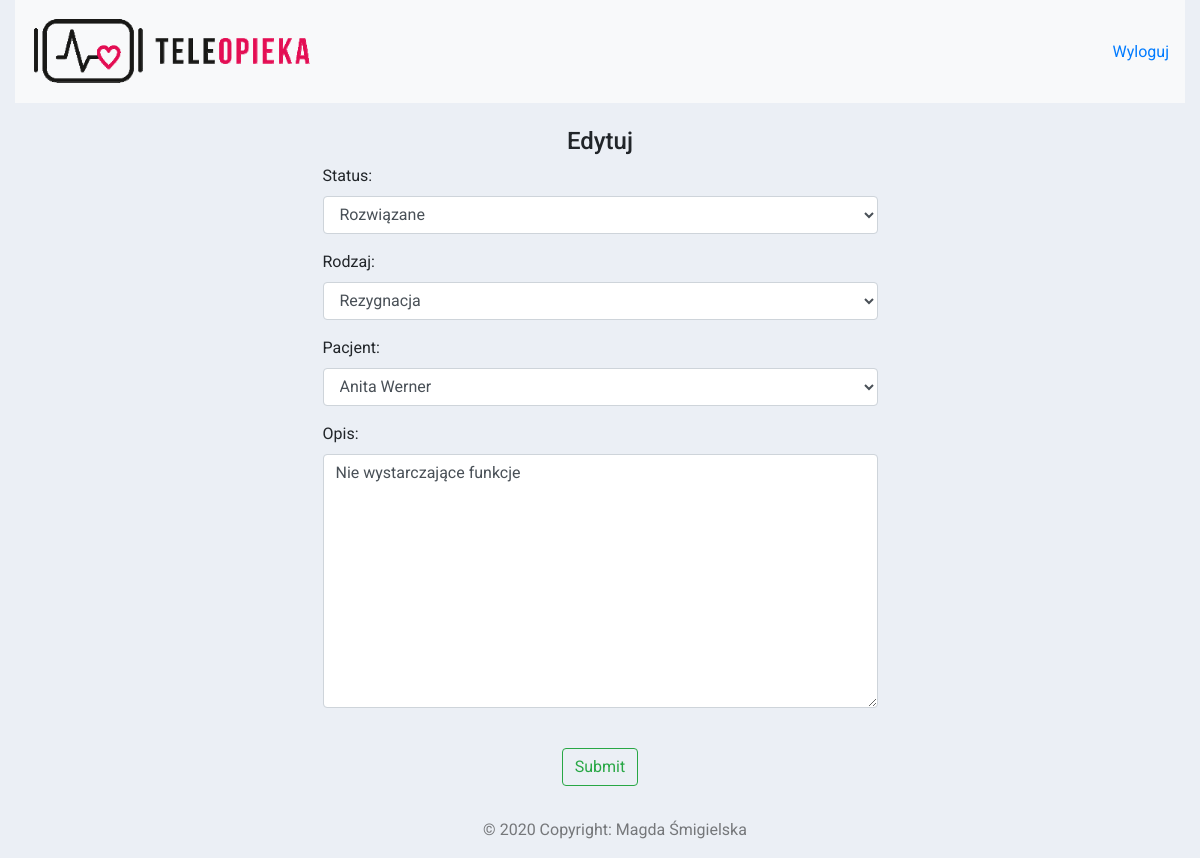
Page /aktualizuj_zgloszenie/4/ (signed in) on the committed database.
### pacjenci/models.py (models this page shows)
class Zgloszenie(models.Model):
    class Meta:
        verbose_name = "Zgłoszenie"
        verbose_name_plural = "Zgłoszenia"
    STATUS = (
        ('Nowe', 'Nowe'),
        ('W trakcie', 'W trakcie'),
        ('Rozwiązane', 'Rozwiązane')
    )
    RODZAJ = (
        ('Awaria', 'Awaria'),
        ('Rezygnacja', 'Rezygnacja'),
        ('Inne', 'Inne')
    )
    status = models.CharField(max_length=200, null=True, choices=STATUS)
    rodzaj = models.CharField(max_length=200, null=True, choices=RODZAJ)
    pacjent = models.ForeignKey(Pacjent, null=True, on_delete=models.SET_NULL)
    opis = models.CharField(max_length=500, null=True)
    data_dodania = models.DateTimeField(auto_now_add=True, null=True)

### pacjenci/views.py (the view)
# urls.py: path('aktualizuj_zgloszenie/<str:pk>/', views.aktualizujZgloszenie, name = "aktualizuj_zgloszenie"),
@login_required(login_url='login')
def aktualizujZgloszenie(request, pk):
    zgloszenie = Zgloszenie.objects.get(id=pk)
    form = DodajZgloszenie(instance=zgloszenie)
    if request.method == 'POST':
        form = DodajZgloszenie(request.POST, instance=zgloszenie)
        if form.is_valid():
            form.save()
            return redirect('/')
    context = {'form': form}
    return render(request, 'pacjenci/dodaj_zgloszenie.html', context)

### pacjenci/forms.py
class DodajZgloszenie(ModelForm):
    class Meta:
        model = Zgloszenie
        fields = ['status', 'rodzaj', 'pacjent', 'opis']
        widgets = {
            'status': forms.Select(attrs={'class': 'form-control'}),
            'rodzaj': forms.Select(attrs={'class': 'form-control'}),
            'pacjent': forms.Select(attrs={'class': 'form-control'}),
            'opis': forms.Textarea(attrs={'class': 'form-control'}),
        }

### pacjenci/models.py (called while the page is built)
    def __str__(self):
        return self.imie_i_nazwisko

### pacjenci/templates/pacjenci/dodaj_zgloszenie.html (shortened to what this page needs)
{% extends 'pacjenci/main.html' %}
{% load static %}
{% block content %}
<br>
<h4 class="text-center">Edytuj</h4>
<div class="offset-3 col-md-6">
    <div class="form-group">
        <form method="POST">
            {{form.as_p}}
            <br>
            <center>
            <input type="submit" class="btn btn-outline-success align-center" name="Zapisz">
            </center>
    </div>
</div>
{% endblock %}

### static/css/main.css (style rules this page uses)
body { background-color: #EBEFF5; font-family: "Roboto"; height: 100%; overflow-x: hidden; }
html { height: 100%; }

### rows in the picture
Zgloszenie: status "Rozwiązane", rodzaj "Rezygnacja", pacjent "Anita Werner", opis "Nie wystarczające funkcje"
